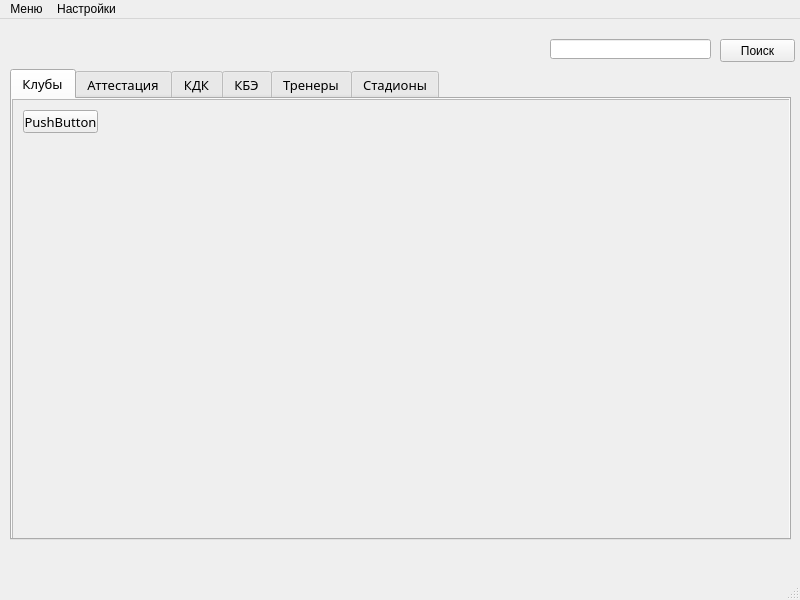
<?xml version="1.0" encoding="UTF-8"?>
<ui version="4.0">
 <class>MainWindow</class>
 <widget class="QMainWindow" name="MainWindow">
  <property name="geometry">
   <rect>
    <x>0</x>
    <y>0</y>
    <width>800</width>
    <height>600</height>
   </rect>
  </property>
  <property name="windowTitle">
   <string>MFF Base</string>
  </property>
  <property name="styleSheet">
   <string notr="true"/>
  </property>
  <widget class="QWidget" name="centralwidget">
   <widget class="QLineEdit" name="lineEdit">
    <property name="geometry">
     <rect>
      <x>550</x>
      <y>20</y>
      <width>161</width>
      <height>20</height>
     </rect>
    </property>
   </widget>
   <widget class="QPushButton" name="pushButton">
    <property name="geometry">
     <rect>
      <x>720</x>
      <y>20</y>
      <width>75</width>
      <height>23</height>
     </rect>
    </property>
    <property name="text">
     <string>Поиск</string>
    </property>
   </widget>
   <widget class="QTabWidget" name="tabWidget">
    <property name="geometry">
     <rect>
      <x>10</x>
      <y>50</y>
      <width>781</width>
      <height>471</height>
     </rect>
    </property>
    <property name="font">
     <font>
      <family>Impact</family>
      <pointsize>10</pointsize>
     </font>
    </property>
    <property name="cursor">
     <cursorShape>ArrowCursor</cursorShape>
    </property>
    <property name="autoFillBackground">
     <bool>false</bool>
    </property>
    <property name="currentIndex">
     <number>0</number>
    </property>
    <widget class="QWidget" name="tab">
     <attribute name="title">
      <string>Клубы</string>
     </attribute>
     <widget class="QScrollArea" name="scrollArea">
      <property name="geometry">
       <rect>
        <x>0</x>
        <y>0</y>
        <width>781</width>
        <height>451</height>
       </rect>
      </property>
      <property name="widgetResizable">
       <bool>true</bool>
      </property>
      <widget class="QWidget" name="scrollAreaWidgetContents">
       <property name="geometry">
        <rect>
         <x>0</x>
         <y>0</y>
         <width>779</width>
         <height>449</height>
        </rect>
       </property>
       <widget class="QPushButton" name="pushButton_2">
        <property name="geometry">
         <rect>
          <x>10</x>
          <y>10</y>
          <width>75</width>
          <height>23</height>
         </rect>
        </property>
        <property name="text">
         <string>PushButton</string>
        </property>
       </widget>
      </widget>
     </widget>
    </widget>
    <widget class="QWidget" name="tab_6">
     <attribute name="title">
      <string>Аттестация</string>
     </attribute>
    </widget>
    <widget class="QWidget" name="tab_5">
     <attribute name="title">
      <string>КДК</string>
     </attribute>
    </widget>
    <widget class="QWidget" name="tab_4">
     <attribute name="title">
      <string>КБЭ</string>
     </attribute>
    </widget>
    <widget class="QWidget" name="tab_3">
     <attribute name="title">
      <string>Тренеры</string>
     </attribute>
    </widget>
    <widget class="QWidget" name="tab_2">
     <attribute name="title">
      <string>Стадионы</string>
     </attribute>
    </widget>
   </widget>
  </widget>
  <widget class="QMenuBar" name="menubar">
   <property name="geometry">
    <rect>
     <x>0</x>
     <y>0</y>
     <width>800</width>
     <height>21</height>
    </rect>
   </property>
   <widget class="QMenu" name="menu">
    <property name="title">
     <string>Меню</string>
    </property>
    <addaction name="action"/>
    <addaction name="action_2"/>
    <addaction name="action_3"/>
    <addaction name="action_4"/>
    <addaction name="action_5"/>
   </widget>
   <widget class="QMenu" name="menu_2">
    <property name="title">
     <string>Настройки</string>
    </property>
    <addaction name="action_6"/>
    <addaction name="action_7"/>
    <addaction name="action_8"/>
    <addaction name="action_9"/>
    <addaction name="action_10"/>
    <addaction name="action_11"/>
   </widget>
   <addaction name="menu"/>
   <addaction name="menu_2"/>
  </widget>
  <widget class="QStatusBar" name="statusbar"/>
  <action name="action">
   <property name="text">
    <string>Клуб</string>
   </property>
  </action>
  <action name="action_2">
   <property name="text">
    <string>Тренер</string>
   </property>
  </action>
  <action name="action_3">
   <property name="text">
    <string>КДК</string>
   </property>
  </action>
  <action name="action_4">
   <property name="text">
    <string>КДЭ</string>
   </property>
  </action>
  <action name="action_5">
   <property name="text">
    <string>Стадион</string>
   </property>
  </action>
  <action name="action_6">
   <property name="text">
    <string>Клуб</string>
   </property>
  </action>
  <action name="action_7">
   <property name="text">
    <string>Аттестация</string>
   </property>
  </action>
  <action name="action_8">
   <property name="text">
    <string>КДК</string>
   </property>
  </action>
  <action name="action_9">
   <property name="text">
    <string>КДЭ</string>
   </property>
  </action>
  <action name="action_10">
   <property name="text">
    <string>Тренеры</string>
   </property>
  </action>
  <action name="action_11">
   <property name="text">
    <string>Стадионы</string>
   </property>
  </action>
 </widget>
 <resources/>
 <connections/>
</ui>
